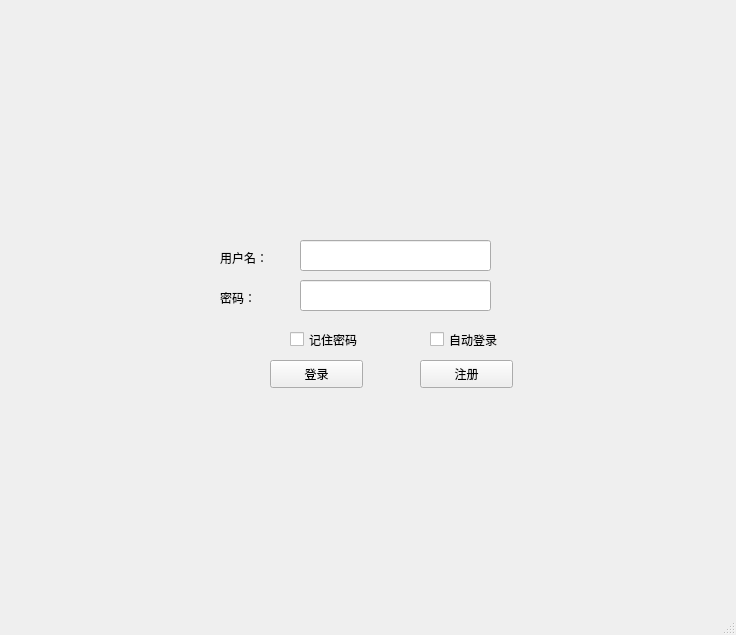
<?xml version="1.0" encoding="UTF-8"?>
<ui version="4.0">
 <class>farm_login</class>
 <widget class="QMainWindow" name="farm_login">
  <property name="geometry">
   <rect>
    <x>0</x>
    <y>0</y>
    <width>736</width>
    <height>635</height>
   </rect>
  </property>
  <property name="windowTitle">
   <string>farm_login</string>
  </property>
  <property name="styleSheet">
   <string notr="true">
border-image: url(:/imglogin/background2.jpg);
</string>
  </property>
  <widget class="QWidget" name="centralwidget">
   <widget class="QPushButton" name="pushButton">
    <property name="geometry">
     <rect>
      <x>420</x>
      <y>360</y>
      <width>93</width>
      <height>28</height>
     </rect>
    </property>
    <property name="text">
     <string>注册</string>
    </property>
   </widget>
   <widget class="QLineEdit" name="lineEdit">
    <property name="geometry">
     <rect>
      <x>300</x>
      <y>240</y>
      <width>191</width>
      <height>31</height>
     </rect>
    </property>
   </widget>
   <widget class="QLineEdit" name="lineEdit_2">
    <property name="geometry">
     <rect>
      <x>300</x>
      <y>280</y>
      <width>191</width>
      <height>31</height>
     </rect>
    </property>
   </widget>
   <widget class="QPushButton" name="pushButton_2">
    <property name="geometry">
     <rect>
      <x>270</x>
      <y>360</y>
      <width>93</width>
      <height>28</height>
     </rect>
    </property>
    <property name="text">
     <string>登录</string>
    </property>
   </widget>
   <widget class="QCheckBox" name="checkBox">
    <property name="geometry">
     <rect>
      <x>290</x>
      <y>330</y>
      <width>91</width>
      <height>19</height>
     </rect>
    </property>
    <property name="text">
     <string>记住密码</string>
    </property>
   </widget>
   <widget class="QCheckBox" name="checkBox_2">
    <property name="geometry">
     <rect>
      <x>430</x>
      <y>330</y>
      <width>91</width>
      <height>19</height>
     </rect>
    </property>
    <property name="text">
     <string>自动登录</string>
    </property>
   </widget>
   <widget class="QLabel" name="label">
    <property name="geometry">
     <rect>
      <x>220</x>
      <y>250</y>
      <width>72</width>
      <height>15</height>
     </rect>
    </property>
    <property name="text">
     <string>用户名：</string>
    </property>
   </widget>
   <widget class="QLabel" name="label_2">
    <property name="geometry">
     <rect>
      <x>220</x>
      <y>290</y>
      <width>72</width>
      <height>15</height>
     </rect>
    </property>
    <property name="text">
     <string>密码：</string>
    </property>
   </widget>
  </widget>
  <widget class="QMenuBar" name="menubar">
   <property name="geometry">
    <rect>
     <x>0</x>
     <y>0</y>
     <width>736</width>
     <height>26</height>
    </rect>
   </property>
  </widget>
  <widget class="QStatusBar" name="statusbar"/>
 </widget>
 <resources/>
 <connections/>
</ui>
